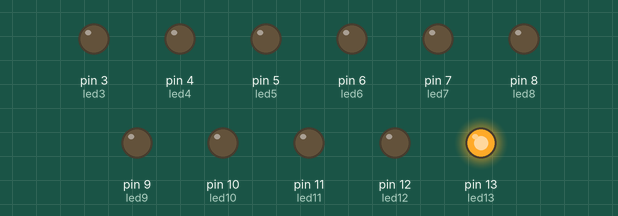
Bench run of a sketch on a simulated Arduino Uno, built with avr-gcc and run on an emulated ATmega328P. Shown: output pins drawn as LEDs (lit = HIGH).

Above: at 0.05 s.
At 0.65 s:
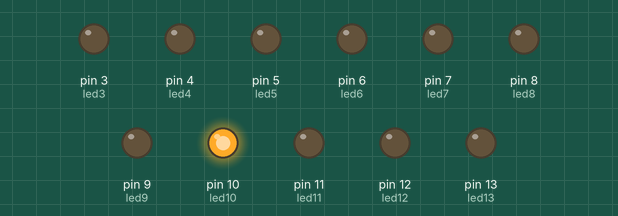
At 1.25 s:
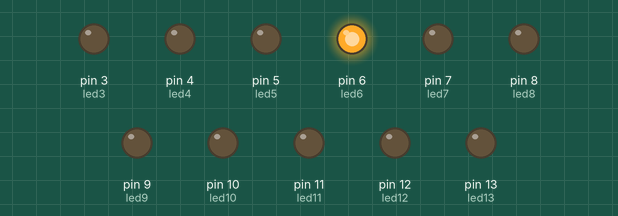
At 2.3 s:
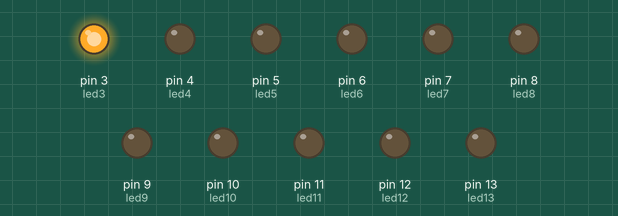
At 4.67 s:
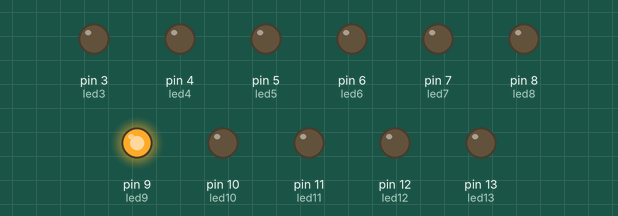
At 7.1 s:
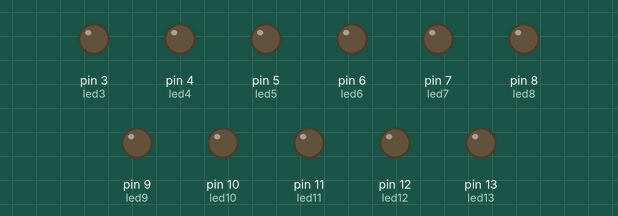
Timing chart, 0 to 8.8 s (numbered marks = the images above):
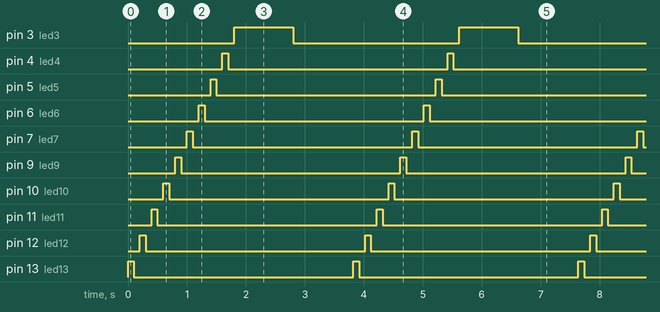

Measured:
- by itself, pin 3 (led3): alternates HIGH for 1.0 s and LOW for 2.8 s
- by itself, pin 4 (led4), pin 5 (led5), pin 6 (led6), pin 7 (led7), pin 9 (led9), pin 10 (led10), pin 11 (led11), pin 12 (led12), pin 13 (led13): alternates HIGH for 0.10 s and LOW for 3.7 s
- by itself, everything shown: repeats every 3.8 s, in 20 steps

The sketch:

Display.ino
```cpp
int led13=13;
 int led12=12;
  int led11=11;
   int led10=10;
    int led9=9;
     int led8=8;
      int led7=7;
       int led6=6;
        int led5=5;
         int led4=4;
          int led3=3;
           int led2=2;


void setup()
{
 pinMode(led13, OUTPUT);
  pinMode(led12, OUTPUT);
   pinMode(led11, OUTPUT);
    pinMode(led10, OUTPUT);
     pinMode(led9, OUTPUT);
      pinMode(led8, OUTPUT);
       pinMode(led7, OUTPUT);
        pinMode(led6, OUTPUT);
         pinMode(led5, OUTPUT);
          pinMode(led4, OUTPUT);
           pinMode(led3, OUTPUT);


}

void loop() {
  digitalWrite(led13, HIGH);
  delay(100);
  digitalWrite(led13, LOW);
  delay(100);

  digitalWrite(led12, HIGH);
   delay(100);
    digitalWrite(led12, LOW);
     delay(100);

  digitalWrite(led11, HIGH);
    delay(100);
     digitalWrite(led11, LOW);
      delay(100);

  digitalWrite(led10, HIGH);
   delay(100);
    digitalWrite(led10, LOW);
     delay(100);

  digitalWrite(led9, HIGH);
    delay(100);
     digitalWrite(led9, LOW);
      delay(100);

  digitalWrite(led7, HIGH);
   delay(100);
    digitalWrite(led7, LOW);
     delay(100);

  digitalWrite(led6, HIGH);
   delay(100);
    digitalWrite(led6, LOW);
     delay(100);

  digitalWrite(led5, HIGH);
   delay(100);
    digitalWrite(led5, LOW);
     delay(100);

  digitalWrite(led4, HIGH);
    delay(100);
     digitalWrite(led4, LOW);
      delay(100);

  digitalWrite(led3, HIGH);
   delay(1000);
    digitalWrite(led3, LOW);
     delay(1000);

  digitalWrite(led2, HIGH);
   delay(10);
    digitalWrite(led2, LOW);
     delay(10);


}
```
